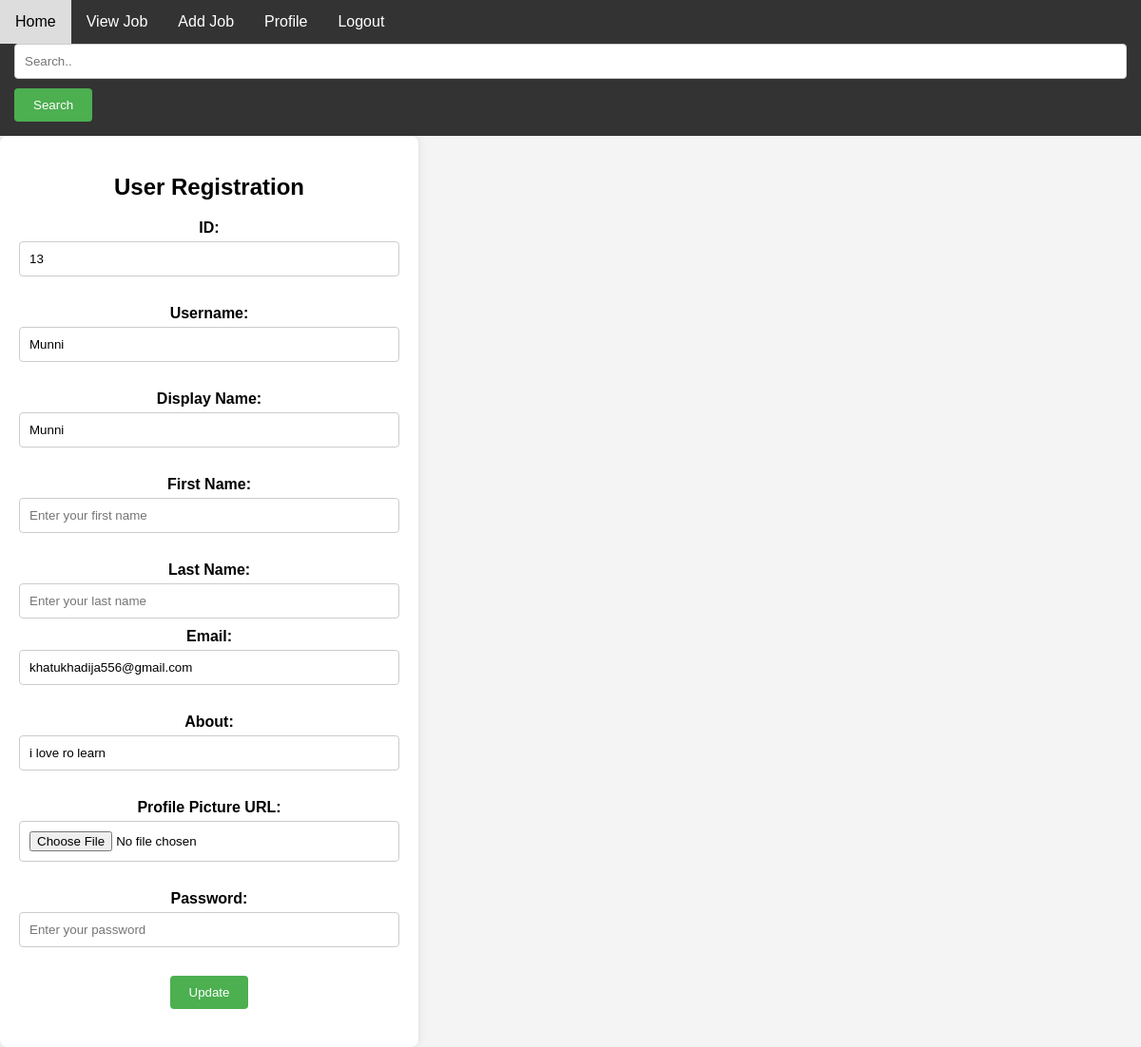
Page /editProfilePage/ (signed in) on the committed database.
### myApp/models.py (models this page shows, shortened)
class Custom_User(AbstractUser):
    USER = [
        ('recruiter','Recuriter'),
        ('jobseeker','JobSeeker'),
    ]
    display_name = models.CharField(max_length=100)
    email = models.EmailField()
    password = models.CharField(max_length=100)
    confirm_password = models.CharField(max_length=100)
    user_type = models.CharField(choices=USER , max_length=100)
    profile_pic = models.ImageField(upload_to= "media/profile_pic" , null= True)
    about=models.TextField(null=True)

### myProject/views.py (the view, shortened to what this page needs)
# urls.py: path('editProfilePage/',editProfilePage, name="editProfilePage"),
def editProfilePage(request):
    user=request.user
    return render(request, "editprofile.html")

### template/editprofile.html (shortened to what this page needs)
{% extends 'dashboard.html' %}
{% block content %}
<!DOCTYPE html>
<html lang="en">
<head>
</head>
<body>
    <form action="#" method="post" enctype="multipart/form-data">
        <div class="registration-form">
            <h2>User Registration</h2>
            <div class="form-group">
                <label for="id">ID:</label>
                <input type="text" id="id" name="id" value="{{request.user.id}}" readonly>
            </div>
            <div class="form-group">
                <label for="username">Username:</label>
                <input type="text" id="username" name="username" value="{{request.user.username}}" readonly>
            </div>
            <div class="form-group">
                <label for="display_name">Display Name:</label>
                <input type="text" id="display_name" name="display_name" value="{{request.user.display_name}}" placeholder="Enter your display name">
            </div>
            <div class="form-group">
                <label for="firstname">First Name:</label>
                <input type="text" id="firstname" name="first_name" value="{{request.user.first_name}}" placeholder="Enter your first name">
            </div>
            <div class="form-group">
                <label for="lastname">Last Name:</label>
                <input type="text" id="lastname" name="last_name" value="{{request.user.last_name}}" placeholder="Enter your last name">
            <div class="form-group">
                <label for="email">Email:</label>
                <input type="email" id="email" name="email" value="{{request.user.email}}" readonly>
            </div>
            <div class="form-group">
                <label for="about">About:</label>
                <input type="about" id="about" name="about" value="{{request.user.about}}" >
            </div>
            <div class="form-group">
                <label for="profile_pic">Profile Picture URL:</label>
                <input type="file" id="profile_pic" name="profile_pic" placeholder="Enter URL of your profile picture">
            </div>
            <div class="form-group">
                <label for="password">Password:</label>
                <input type="password" name="password" id="password" placeholder="Enter your password">
            </div>
            <button type="submit">Update</button>
        </div>
    </form>
</body>
</html>
{% endblock %}

### template/dashboard.html (style rules this page uses)
body { font-family: Arial, sans-serif; margin: 0; padding: 0; }

### template/editprofile.html (style rules this page uses)
body { font-family: Arial, sans-serif; background-color: #f4f4f4; justify-content: center; align-items: center; height: 100vh; }
.registration-form { background-color: #fff; border-radius: 8px; box-shadow: 0 0 10px rgba(0, 0, 0, 0.1); overflow: hidden; width: 400px; padding: 20px; text-align: center; }
.form-group { margin-bottom: 20px; }
label { display: block; font-weight: bold; margin-bottom: 5px; }
input { width: 100%; padding: 10px; box-sizing: border-box; margin-bottom: 10px; border: 1px solid #ccc; border-radius: 4px; }
button { background-color: #4caf50; color: #fff; padding: 10px 20px; border: none; border-radius: 4px; cursor: pointer; }

### rows in the picture
Custom_User: id "13", username "Munni", display_name "Munni", email "khatukhadija556@gmail.com", about "i love ro learn"
